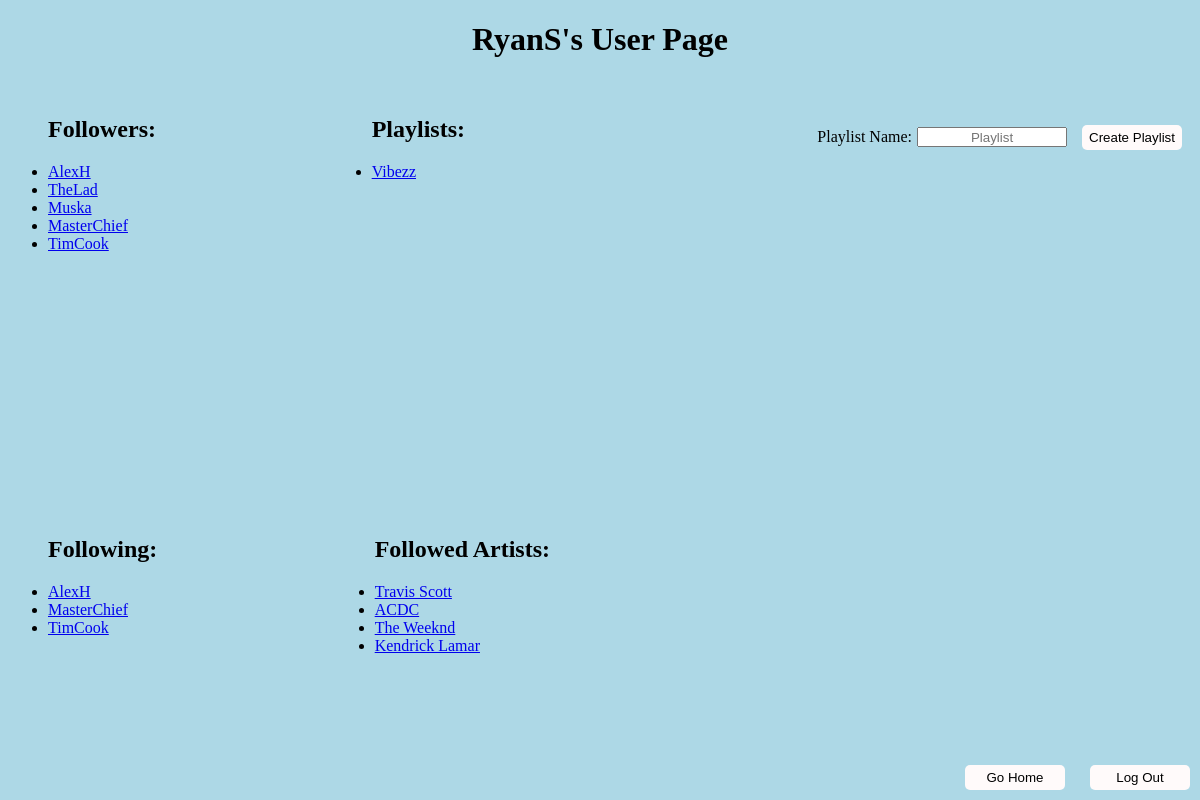
The page /user/RyanS (signed in) on the database as committed earlier.
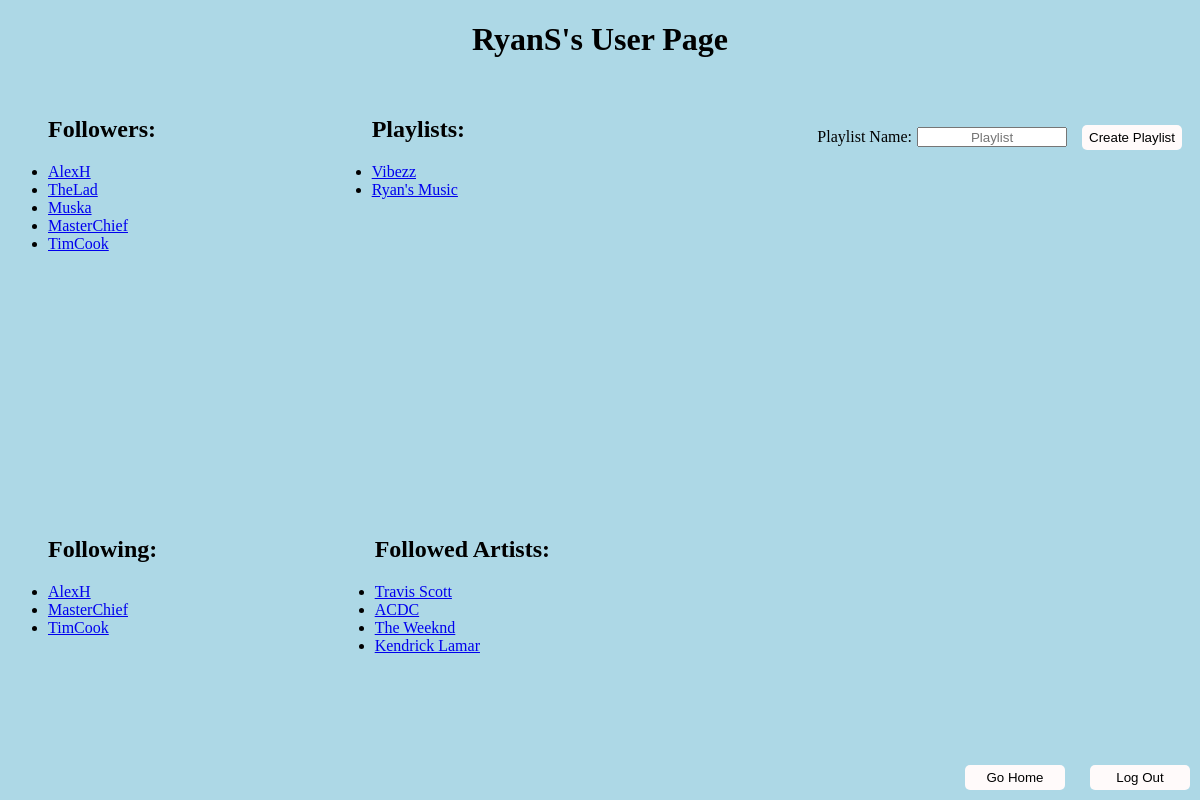
The same page on the database as committed later.
### runner.py (models this page shows, shortened)
class Users(UserMixin, db.Model):
    __tablename__ = "Users"
    id = db.Column(db.Integer, primary_key = True)
    username = db.Column(db.String, nullable = False)
    password = db.Column(db.String, nullable = False)

class Playlists(db.Model):
    __tablename__ = "Playlists"
    id = db.Column(db.Integer, primary_key = True)
    userkey = db.Column(db.Integer, nullable = False)
    name = db.Column(db.String, nullable = False)
    public = db.Column(db.Integer, nullable = False)

class Artists(db.Model):
    __tablename__ = "Artists"
    id = db.Column(db.Integer, primary_key = True)
    name = db.Column(db.String, nullable = False)

### runner.py (the view)
@app.route("/user/<username>", methods = ["GET", "POST"])
@login_required
def userpage(username):
    if request.method == "GET":
        username = username.replace("%20", " ")
        user = Users.query.filter_by(username = username).first()
        isUser = False
        if user is not None:
            if user.id == current_user.id:
                isUser = True
            if request.method == "GET":
                listFollowers = []
                listFollowing = []
                listPlaylists = []
                listArtists = []
                followers = Followers.query.filter_by(followed = user.id)
                following = Followers.query.filter_by(user = user.id)
                for follower in followers:
                    temp = Users.query.filter_by(id = follower.user).first()
                    listFollowers.append(temp.username)
                for follower in following:
                    temp = Users.query.filter_by(id = follower.followed).first()
                    listFollowing.append(temp.username)
                if (current_user.id == user.id):
                    playlists = Playlists.query.filter_by(userkey = user.id)
                    for playlist in playlists:
                        listPlaylists.append(playlist.name)
                else:
                    playlists = Playlists.query.filter_by(userkey = user.id, public = 1)
                    for playlist in playlists:
                        listPlaylists.append(playlist.name)
                followedArtists = FollowersArtists.query.filter_by(userkey = user.id)
                for artist in followedArtists:
                    temp = Artists.query.filter_by(id = artist.artistkey).first()
                    listArtists.append(temp.name)
                return render_template("users.html", username = username, isUser = isUser, followers = listFollowers,
                                        following = listFollowing, playlists = listPlaylists, artists = listArtists)
    elif request.method == "POST":
        data = request.get_json()
        playlist = Playlists(current_user.id, data["playlist"], 0)
        db.session.add(playlist)
        db.session.commit()
        return "success"

### runner.py (called while the page is built)
@login_manager.user_loader
def load_user(user_id):
    return Users.query.filter_by(id = user_id).first()

### templates/users.html (shortened to what this page needs)
<!DOCTYPE html>
<html lang = 'en'>
    <head>
        <link href="../static/stylesheet.css" rel="stylesheet">
    </head>
    <body>
        <h1 class="center">{{username}}'s User Page</h1>
        <ul class = "upperLeft" type = "disc">
            <h2 class = "center">Followers:</h2>
            {% if not followers %}
                <li>No followers :(</li>
            {% else %}
                {% for follower in followers %}
                    <li><a href = "/user/{{follower}}">{{follower}}</a></li>
                {% endfor %}
            {% endif %}
        </ul>
        <ul class = "bottomLeft" type = "disc">
            <h2 class = "center">Following:</h2>
            {% if not following %}
                <li>Not following anyone :(</li>
            {% else %}
                {% for follower in following %}
                    <li><a href = "/user/{{follower}}">{{follower}}</a></li>
                {% endfor %}
            {% endif %}
        </ul>
        <ul class = "upperRight" type = "disc">
            <h2 class = "center">Playlists:</h2>
            {% if not playlists %}
                <li>No playlists to show :(</li>
            {% else %}
                {% for playlist in playlists %}
                    <li><a href = "/playlist/{{playlist}}">{{playlist}}</a></li>
                {% endfor %}
            {% endif %}
        </ul>
        <ul class = "bottomRight" type = "disc">
            <h2 class = "center">Followed Artists: </h2>
            {% if not artists %}
                <li>No followed artists :(</li>
            {% else %}
                {% for artist in artists %}
                    <li><a href = "/artist/{{artist}}">{{artist}}</a></li>
                {% endfor %}
            {% endif %}
        </ul>
        {% if isUser %}
            <div class = "right">
            <label for="playlistName">Playlist Name:</label><br>
            <input type="text" class = "textbox" id="newPlaylist" name="newPlaylist" placeholder="Playlist"><br>
            <button type="button" onclick="newPlaylist()">Create Playlist</button>
            </div>
        {% endif %}
        <button type="button" class="home" onclick="goHome()">Go Home</button>
        <button type="button" class="exit" id="logout" onclick="logout()">Log Out</button>
    </body>
</html>

### static/stylesheet.css (style rules this page uses)
body { background-color: lightblue; }
button { width: 100px; padding: 5px 5px; border-radius: 5px; border: none; margin: 10px; background-color: snow; }
input { width: 150px; height: 20px; margin: 5px; }
.center { text-align: center; }
.textbox { text-align: center; }
* { box-sizing: border-box; }
.upperLeft { position: absolute; }
.upperRight { position: absolute; top: 100; right: 735px; }
.bottomLeft { position: absolute; top: 500px; }
.bottomRight { position: absolute; right: 650px; top: 500px; }
.exit { position: absolute; right: 0px; bottom: 0px; }
.home { position: absolute; right: 125px; bottom: 0px; }
.right { float: right; margin-top: 35px; align-items: center; text-align: center; display: flex; justify-content: center; }

Rows that differ between the two databases and show on the page:
added Playlists: name "Ryan's Music"
